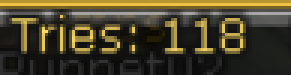
#> input picture tries.png, 97 x 25 px (shown 3 times larger)
$ python wnd.py
#> lines starting #> are read from the running program, lines starting #| are printed output that depends on the picture; after the words box and inside, x2 and y2 are one past the last pixel; in counts of white or black regions, pixels touching at a corner belong together
from PIL import ImageGrab
import cv2
import pytesseract
import numpy as np
import os

pytesseract.pytesseract.tesseract_cmd = r'C:\Program Files\Tesseract-OCR\tesseract.exe'
os.environ['TESSDATA_PREFIX'] = r'C:\Users\shank\Documents\Upgrader'

if __name__ == "__main__":
    # img = ImageGrab.grab(bbox=(self.tries_pos.x, self.tries_pos.y, self.tries_pos.x1, self.tries_pos.y1))
    # img.save("tries.png")
    img = ImageGrab.Image.open("tries.png")
#> img is the input picture: PIL image 97x25 RGB; mean R, G, B 70.8, 63.8, 41.2
    cv2.imshow('raw', cv2.cvtColor(np.array(img), cv2.COLOR_RGB2BGR))

    gray = cv2.cvtColor(np.array(img), cv2.COLOR_RGB2GRAY)
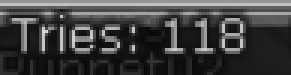
#> gray: shape (25, 97) (shown 3 times larger); min 8, max 217, mean 63.4
    ret, thresh = cv2.threshold(gray, 150, 255, cv2.THRESH_BINARY_INV)
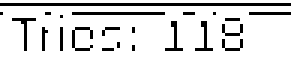
#> thresh: shape (25, 97) (shown 3 times larger); 88.2% white; black in thin lines or dots, all inside (x1, y1, x2, y2) = (0, 1, 97, 17)
    upscaled = cv2.resize(thresh, None, fx=2, fy=2, interpolation=cv2.INTER_CUBIC)
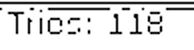
#> upscaled: shape (50, 194); min 0, max 255, mean 220.7
    cv2.imshow('us', cv2.cvtColor(np.array(upscaled), cv2.COLOR_RGB2BGR))
    # cv2.imwrite("tries_upscaled_image.png", upscaled)

    custom_config = r'--oem 3 --psm 10 outputbase digits -c tessedit_char_whitelist=0123456789'
#> (the run stopped early here; a loop or call above may not have finished)
